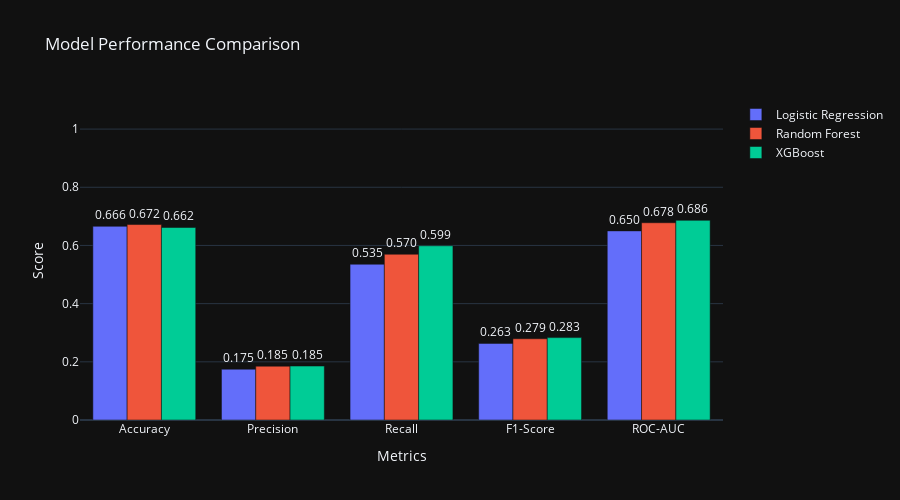

Write notebook code for a chart like this one.
### Code cell
# Visualization 1: Metrics comparison
fig = go.Figure()

metrics = ['Accuracy', 'Precision', 'Recall', 'F1-Score', 'ROC-AUC']
colors = ['#636EFA', '#EF553B', '#00CC96']

for i, model in enumerate(results_df['Model']):
    fig.add_trace(go.Bar(
        name=model,
        x=metrics,
        y=results_df.iloc[i, 1:].values,
        marker_color=colors[i],
        text=[f"{v:.3f}" for v in results_df.iloc[i, 1:].values],
        textposition='outside'
    ))

fig.update_layout(
    title='Model Performance Comparison',
    xaxis_title='Metrics',
    yaxis_title='Score',
    barmode='group',
    height=500,
    yaxis=dict(range=[0, 1.1])
)

fig.show()

### Figure 1 — Plotly figure (JSON) as saved in the notebook; plotly's stock layout.template omitted (floating-point values rounded to 4 significant figures)
{"data": [{"marker": {"color": "#636EFA"}, "name": "Logistic Regression", "text": ["0.666", "0.175", "0.535", "0.263", "0.650"], "textposition": "outside", "x": ["Accuracy", "Precision", "Recall", "F1-Score", "ROC-AUC"], "y": [0.6658, 0.1746, 0.5354, 0.2633, 0.6501], "type": "bar"}, {"marker": {"color": "#EF553B"}, "name": "Random Forest", "text": ["0.672", "0.185", "0.570", "0.279", "0.678"], "textposition": "outside", "x": ["Accuracy", "Precision", "Recall", "F1-Score", "ROC-AUC"], "y": [0.6719, 0.185, 0.5698, 0.2793, 0.6781], "type": "bar"}, {"marker": {"color": "#00CC96"}, "name": "XGBoost", "text": ["0.662", "0.185", "0.599", "0.283", "0.686"], "textposition": "outside", "x": ["Accuracy", "Precision", "Recall", "F1-Score", "ROC-AUC"], "y": [0.6618, 0.1855, 0.5989, 0.2832, 0.6863], "type": "bar"}], "layout": {"yaxis": {"title": {"text": "Score"}, "range": [0, 1.1]}, "title": {"text": "Model Performance Comparison"}, "xaxis": {"title": {"text": "Metrics"}}, "barmode": "group", "height": 500}}
